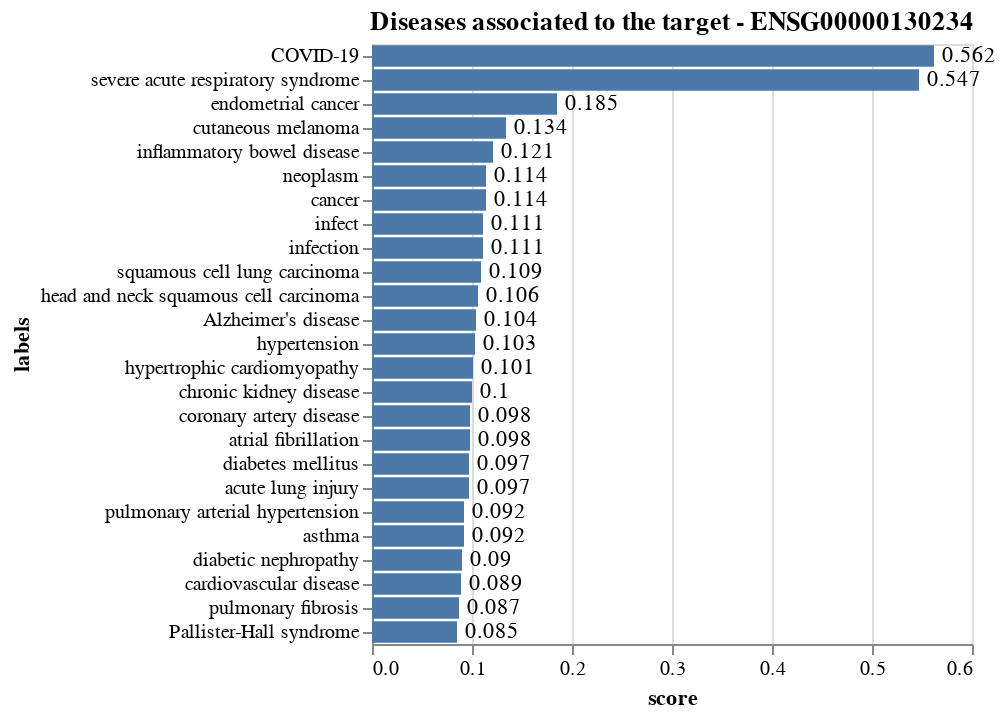

The notebook cell this image was saved under:
### Code cell
OpenTarget.plot_diseases(target_id = 'ACE2', entrez = True)

### Figure 1 — Vega-Lite specification as saved in the notebook (floating-point values rounded to 4 significant figures)
{"config": {"view": {"continuousWidth": 400, "continuousHeight": 300}}, "layer": [{"mark": "bar", "encoding": {"x": {"type": "quantitative", "field": "score"}, "y": {"type": "nominal", "field": "labels", "sort": "-x"}}}, {"mark": {"type": "text", "align": "left", "baseline": "middle", "dx": 4}, "encoding": {"text": {"type": "quantitative", "field": "score"}, "x": {"type": "quantitative", "field": "score"}, "y": {"type": "nominal", "field": "labels", "sort": "-x"}}, "title": "Diseases associated to the target - ENSG00000130234"}], "data": {"name": "data-257a6952d1ee192c90d34b9d12d817ed"}, "height": 300, "width": 300, "$schema": "https://vega.github.io/schema/vega-lite/v4.8.1.json", "datasets": {"data-257a6952d1ee192c90d34b9d12d817ed": [{"score": 0.562, "labels": "COVID-19"}, {"score": 0.547, "labels": "severe acute respiratory syndrome"}, {"score": 0.185, "labels": "endometrial cancer"}, {"score": 0.134, "labels": "cutaneous melanoma"}, {"score": 0.121, "labels": "inflammatory bowel disease"}, {"score": 0.114, "labels": "neoplasm"}, {"score": 0.114, "labels": "cancer"}, {"score": 0.111, "labels": "infect"}, {"score": 0.111, "labels": "infection"}, {"score": 0.109, "labels": "squamous cell lung carcinoma"}, {"score": 0.106, "labels": "head and neck squamous cell carcinoma"}, {"score": 0.104, "labels": "Alzheimer's disease"}, {"score": 0.103, "labels": "hypertension"}, {"score": 0.101, "labels": "hypertrophic cardiomyopathy"}, {"score": 0.1, "labels": "chronic kidney disease"}, {"score": 0.098, "labels": "coronary artery disease"}, {"score": 0.098, "labels": "atrial fibrillation"}, {"score": 0.097, "labels": "diabetes mellitus"}, {"score": 0.097, "labels": "acute lung injury"}, {"score": 0.092, "labels": "pulmonary arterial hypertension"}, {"score": 0.092, "labels": "asthma"}, {"score": 0.09, "labels": "diabetic nephropathy"}, {"score": 0.089, "labels": "cardiovascular disease"}, {"score": 0.087, "labels": "pulmonary fibrosis"}, {"score": 0.085, "labels": "Pallister-Hall syndrome"}]}}
